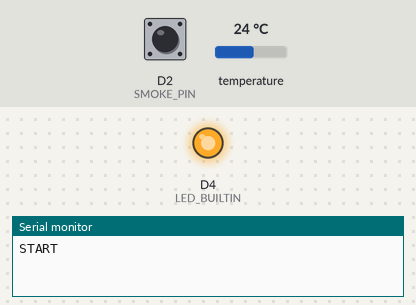
The sketch below on a simulated ESP8266 (Wemos D1 mini). On the bench: output pins drawn as LEDs (lit = HIGH, except the on-board LED, lit = LOW), the last lines printed to the serial monitor. Dashed ring = blinking. Inputs (shaded band) come from the test bench; at power-on: D2 (SMOKE_PIN) HIGH, temperature 24 °C. WiFi joins after 1.5 s; servers stay silent unless stated.

Above: at 0.1 s.
3.1 s: D2 (SMOKE_PIN) pulled LOW for 1 s
At 4.6 s:
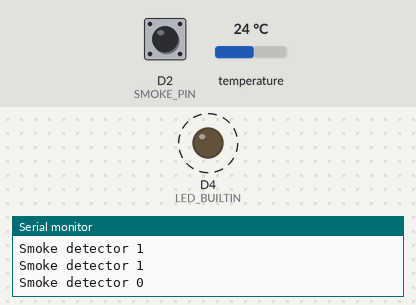
Timing chart, 0 to 12.6 s (numbered marks = the images above; inputs shaded):
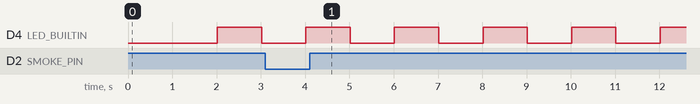

The sketch:

ESP8266_Temperature_Smoke.ino
```cpp
/**
  ESP8266 (Wemos D1) Temperature and Smoke Sensor with Blynk

  This sketch gets input from external smoke sensor
  and OneWire-type temperature sensor.

  Smoke sensor is checked every second, and temperature checked every minute.

  If smoke detected a related Blynk event is raised, and temperature then
  checked every second.

  Initial purpose:
  Tracking situation near 3D-printer that is in remote location.

  To do:
  Trigger smart socket shutdown command.
 */
#define BLYNK_TEMPLATE_ID "TMP"
#define BLYNK_DEVICE_NAME "Garage Temperature and Smoke Sensor ESP8266"
#define BLYNK_AUTH_TOKEN ""


#define BLYNK_PRINT Serial
#define APP_DEBUG
#define BLYNK_FIRMWARE_VERSION        "0.1.0"

#include <ESP8266WiFi.h>
#include <BlynkSimpleEsp8266.h>
#include <OneWire.h>
#include <DallasTemperature.h>

#define SMOKE_PIN D2
#define TEMP_PIN D1

char ssid[] = "";
char pass[] = "";

long current = 0L;
long lastDhtCheck = 0L;
long lastSmokeCheck = 0L;

int CHECK_INTERVAL = 60*60*1000;

BlynkTimer myTimer;

OneWire oneWire(TEMP_PIN);
DallasTemperature sensors(&oneWire);
float Celcius = 0;

int ledVal = LOW;

void tempEvent()
{
  sensors.requestTemperatures();
  Celcius = sensors.getTempCByIndex(0);
  Blynk.virtualWrite(V1, Celcius);
  Serial.println("Temperature " + (String) Celcius);

  Blynk.logEvent("temperature", Celcius);
  if (Celcius > 60) {
    Blynk.logEvent("temperature_rising", "3D printer Temp " + (String)Celcius);
  }
}

void smokeEvent() {
  digitalWrite(LED_BUILTIN, ledVal);
  ledVal = !ledVal;

  int smokePresent = digitalRead(SMOKE_PIN);
  Serial.println("Smoke detector " + (String) smokePresent);
  if (smokePresent == LOW) {
    tempEvent();
    Blynk.logEvent("smoke", "SMOKE");
    Serial.println("SMOKE detected");
  }
  Blynk.virtualWrite(V3, smokePresent);
}


void setup()
{
  pinMode(SMOKE_PIN, INPUT);
  pinMode(LED_BUILTIN, OUTPUT);
  digitalWrite(SMOKE_PIN, LOW);
  // Debug console
  Serial.begin(115200);
  Serial.println("START");
  sensors.begin();

  myTimer.setInterval(1*1000L, smokeEvent);
  myTimer.setInterval(60*1000L, tempEvent);

  Blynk.begin(BLYNK_AUTH_TOKEN, ssid, pass);
}

void loop()
{
  Blynk.run();
  myTimer.run();
}
```

Measured:
- by itself, D4 (LED_BUILTIN): alternates HIGH for 1.0 s and LOW for 1.0 s
